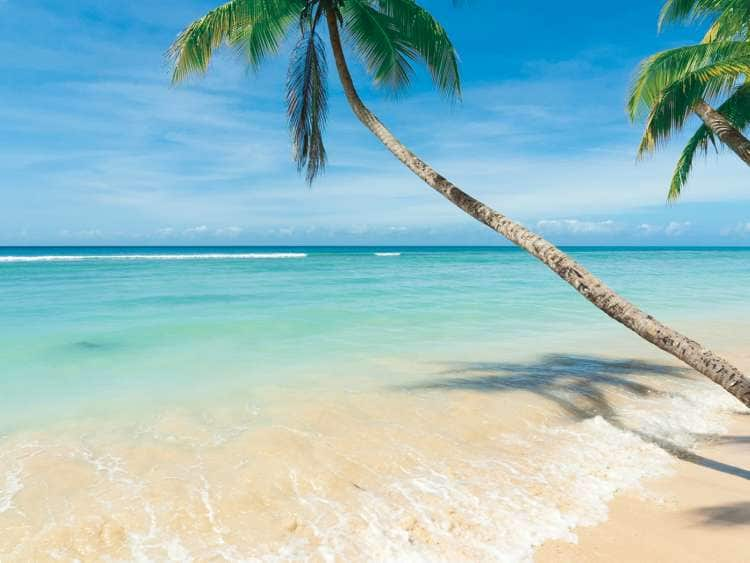
#> input picture Charlotteville-Trinidad-Tobago.jpg.image.750.563.low.jpg, 750 x 563 px, found by its file name
$ python 106resizing.py
#> lines starting #> are read from the running program, lines starting #| are printed output that depends on the picture
#Resizing the image
import cv2
image = cv2.imread("/Users/rajaathota72/Desktop/Charlotteville-Trinidad-Tobago.jpg.image.750.563.low.jpg")
#> image is the input picture: shape (563, 750, 3); mean B, G, R 194.4, 190.6, 151.5
image_resized=cv2.resize(image,None,fx=0.75,fy=0.75)
cv2.imshow("resized_image",image_resized)
cv2.waitKey(4000)
image_resized1=cv2.resize(image,None,fx=2,fy=2,interpolation=cv2.INTER_CUBIC)
cv2.imshow("cubic interpolated image",image_resized1)
cv2.waitKey(4000)
image_resized2=cv2.resize(image,(900,400),interpolation=cv2.INTER_AREA)
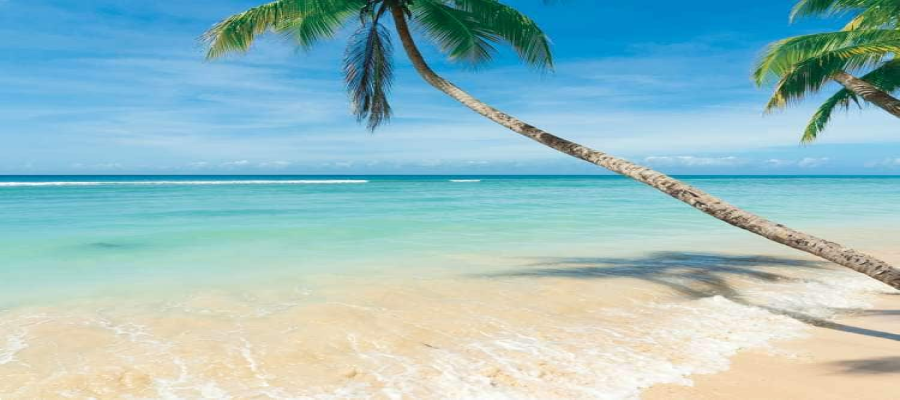
#> image_resized2: shape (400, 900, 3); mean B, G, R 194.3, 190.5, 151.4
cv2.imshow("interpolated image",image_resized2)
cv2.waitKey(4000)
cv2.destroyAllWindows()
